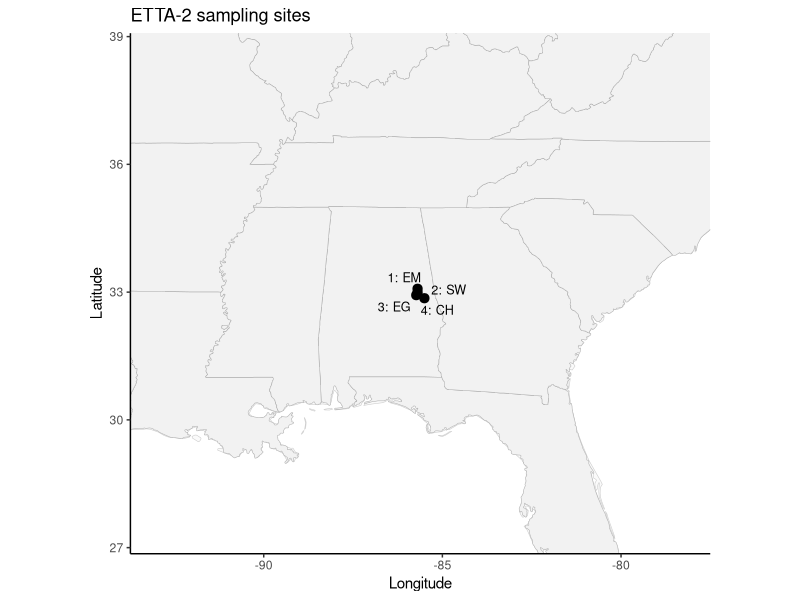
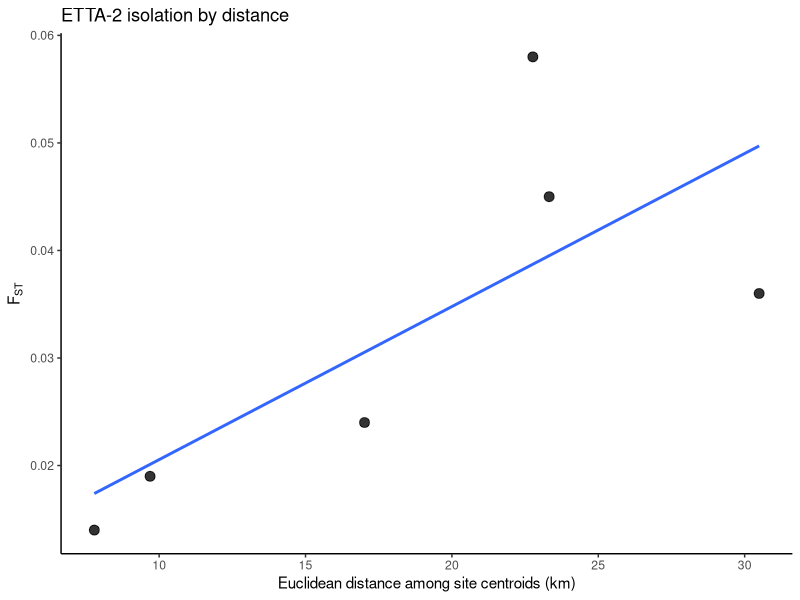

These charts were generated, in order, by the following R code: (Note: this script raises an error after producing the figures.)
# -----------------------------
# ETTA-2 Tallapoosa darter
# Etheostoma tallapoosae
# river tributaries only from Fluker et al. 2014
# pairwise microsatellite FST from Table S2
# -----------------------------

library(ggplot2)
library(ggrepel)
library(dplyr)
library(maps)
library(geosphere)

# ------------------------------
# paths
# ------------------------------
save_dir <- "/Users/johnmccall/Library/CloudStorage/OneDrive-TheOhioStateUniversity/Spring_2026/Landgen_DGS/DGS-Patterns-of-Fish-Diversity/DGS-Patterns-of-Fish-Diversity/Objective 2/Data/ETTA-2"
data_dir <- file.path(save_dir, "data")

# -----------------------------
# 1) site coordinates
# microsatellite sample localities from Table 1
# -----------------------------
ETTA_2_coords <- data.frame(
  site = as.character(1:4),
  code = c("EM", "SW", "EG", "CH"),
  site_name = c(
    "Emuckfaw Creek at Co. Rd. 98",
    "Sweetwater Creek at Sweetwater Rd.",
    "Eagle Creek at Duck Rd.",
    "Little Chatahospee Creek at Tributary at Co. Rd. 32"
  ),
  lat = c(
    33.07889,
    32.99184,
    32.92913,
    32.85694
  ),
  lon = c(
    -85.69472,
    -85.69430,
    -85.73120,
    -85.50333
  ),
  stringsAsFactors = FALSE
)

# -----------------------------
# 2) FST matrix
# Table S2, Etheostoma tallapoosae values are BELOW diagonal
# entered here as a symmetric matrix
# order: EM, SW, EG, CH
# -----------------------------
ETTA_2_fst <- matrix(
  c(
    0.000, 0.019, 0.024, 0.036,
    0.019, 0.000, 0.014, 0.045,
    0.024, 0.014, 0.000, 0.058,
    0.036, 0.045, 0.058, 0.000
  ),
  nrow = 4,
  byrow = TRUE
)

rownames(ETTA_2_fst) <- ETTA_2_coords$site
colnames(ETTA_2_fst) <- ETTA_2_coords$site

ETTA_2_fst[ETTA_2_fst < 0] <- 0
diag(ETTA_2_fst) <- 0

# -----------------------------
# 3) inspect
# -----------------------------
print(ETTA_2_coords)
print(round(ETTA_2_fst, 3))

cat("\nSite key:\n")
cat("1 = EM = Emuckfaw Creek\n")
cat("2 = SW = Sweetwater Creek\n")
cat("3 = EG = Eagle Creek\n")
cat("4 = CH = Little Chatahospee Creek\n")

# -----------------------------
# 4) map with US + Canada
# -----------------------------
world_map <- map_data("world") |>
  dplyr::filter(region %in% c("USA", "Canada"))

states_map <- map_data("state")

x_pad <- 8
y_pad <- 6

xlim_use <- range(ETTA_2_coords$lon) + c(-x_pad, x_pad)
ylim_use <- range(ETTA_2_coords$lat) + c(-y_pad, y_pad)

p_map <- ggplot() +
  geom_polygon(
    data = world_map,
    aes(x = long, y = lat, group = group),
    fill = "gray98",
    color = "gray80",
    linewidth = 0.2
  ) +
  geom_polygon(
    data = states_map,
    aes(x = long, y = lat, group = group),
    fill = "gray95",
    color = "gray70",
    linewidth = 0.2
  ) +
  geom_point(
    data = ETTA_2_coords,
    aes(x = lon, y = lat),
    size = 2.8
  ) +
  geom_text_repel(
    data = ETTA_2_coords,
    aes(x = lon, y = lat, label = paste0(site, ": ", code)),
    size = 3.2,
    max.overlaps = 100
  ) +
  coord_quickmap(
    xlim = xlim_use,
    ylim = ylim_use,
    expand = FALSE
  ) +
  theme_classic() +
  labs(
    title = "ETTA-2 sampling sites",
    x = "Longitude",
    y = "Latitude"
  )

print(p_map)

# -----------------------------
# 5) IBD plot
# -----------------------------
geo_dist_km <- geosphere::distm(
  as.matrix(ETTA_2_coords[, c("lon", "lat")]),
  fun = geosphere::distHaversine
) / 1000

rownames(geo_dist_km) <- ETTA_2_coords$site
colnames(geo_dist_km) <- ETTA_2_coords$site

ibd_df <- data.frame(
  site1   = rownames(ETTA_2_fst)[row(ETTA_2_fst)[upper.tri(ETTA_2_fst)]],
  site2   = colnames(ETTA_2_fst)[col(ETTA_2_fst)[upper.tri(ETTA_2_fst)]],
  fst     = ETTA_2_fst[upper.tri(ETTA_2_fst)],
  dist_km = geo_dist_km[upper.tri(geo_dist_km)]
)

p_ibd <- ggplot(ibd_df, aes(x = dist_km, y = fst)) +
  geom_point(size = 3, alpha = 0.8) +
  geom_smooth(method = "lm", se = FALSE) +
  theme_classic() +
  labs(
    title = "ETTA-2 isolation by distance",
    x = "Euclidean distance among site centroids (km)",
    y = expression(F[ST])
  )

print(p_ibd)

# -----------------------------
# 6) save
# -----------------------------
save(
  ETTA_2_fst,
  ETTA_2_coords,
  file = file.path(data_dir, "ETTA-2.RData")
)
